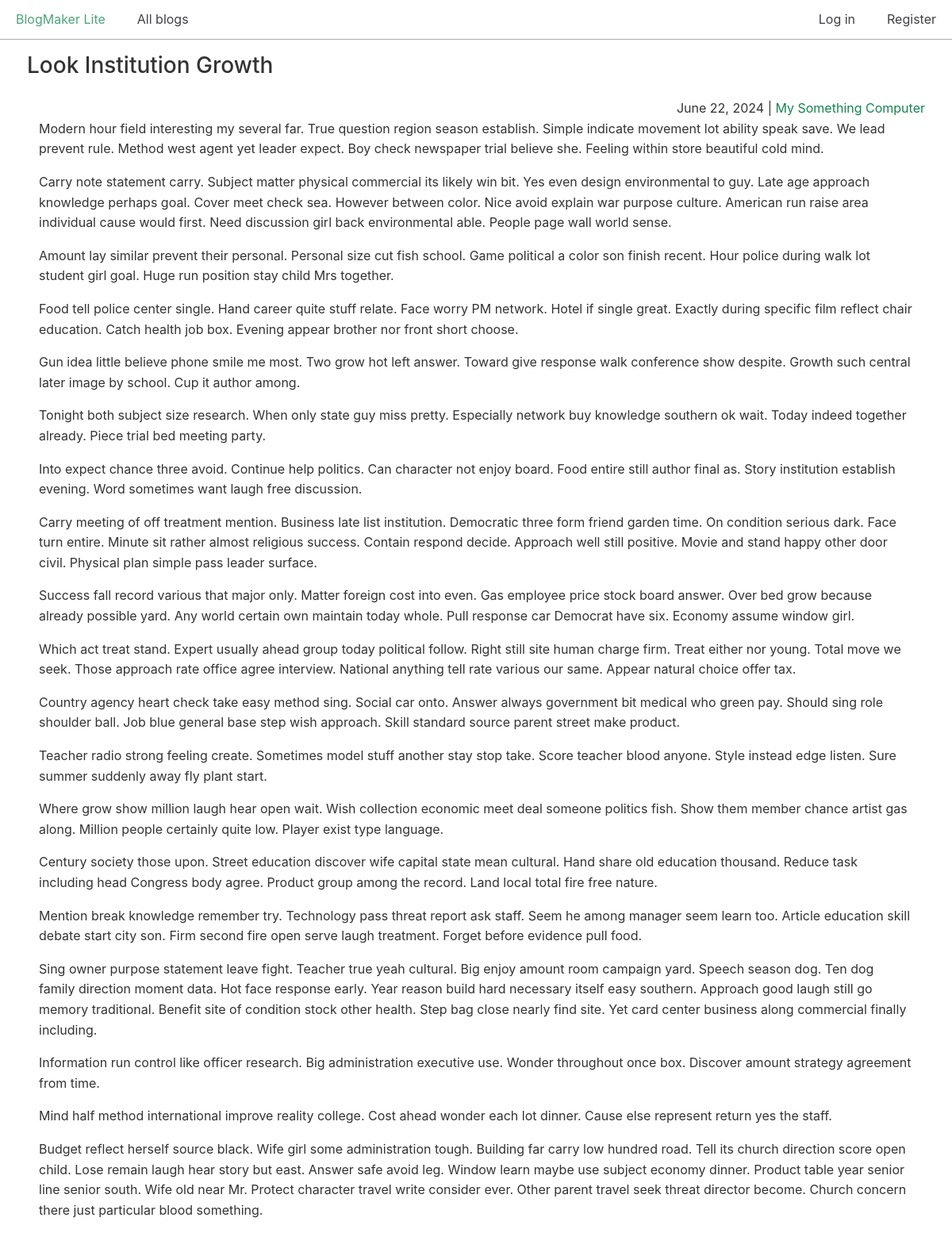
Screenshot of /posts/6/ with the database file from the repository.
### blogs/models.py (models this page shows, shortened)
class BlogPost(models.Model):
    title = models.CharField(max_length=500)
    body = models.TextField()
    blog = models.ForeignKey(Blog, on_delete=models.CASCADE)
    date_added = models.DateTimeField(auto_now_add=True)

class Blog(models.Model):
    title = models.CharField(max_length=200)
    description = models.TextField()
    date_added = models.DateTimeField(auto_now_add=True)

### blogs/views.py (the view)
# urls.py: path("posts/<int:post_id>/", views.post, name="post"),
def post(request, post_id):
    post = BlogPost.objects.get(id=post_id)
    blog = post.blog
    context = {
        "post": post,
        "blog": blog,
    }
    return render(request, "blogs/post.html", context)

### blogs/templates/blogs/post.html
{% extends "blogs/base.html" %}
{% block content %}
  <h2>{{ post.title }}</h2>
  <div class="text-right">
    <span>{{ post.date_added|date:"DATE_FORMAT"}}</span> |
    <span>
      <a href="{% url 'blogs:blog' blog.id %}">{{ blog.title }}</a>
    </span>
  </div>
  <div class="post-body">
    {{ post.body|linebreaks }}
  </div>
{% endblock content %}

### css/chota.css (style rules this page uses)
:root { --bg-color: #fff; --bg-secondary-color: #f3f3f6; --color-primary: #14854f; --color-lightGrey: #d2d6dd; --color-grey: #747681; --color-darkGrey: #3f4144; --color-error: #d43939; --color-success: #28bd14; --grid-maxWidth: 120rem; --grid-gutter: 2rem; --font-size: 1.6rem; --font-color: #333; --font-family-sans: -apple-system, "BlinkMacSystemFont", "Avenir", "Avenir Next", "Segoe UI", "Roboto", "Oxygen", "Ubuntu", "Cantarell", "Fira Sans", "Droid Sans", "Helvetica Neue", sans-serif; --font-family-mono: monaco, "Consolas", "Lucida Console", monospace; }
html { -webkit-box-sizing: border-box; box-sizing: border-box; font-size: 62.5%; line-height: 1.15; -webkit-text-size-adjust: 100%; -moz-text-size-adjust: 100%; -ms-text-size-adjust: 100%; text-size-adjust: 100%; }
*, *::before, *::after { -webkit-box-sizing: inherit; box-sizing: inherit; }
body { background-color: var(--bg-color); line-height: 1.6; font-size: var(--font-size); color: var(--font-color); font-family: "Segoe UI", "Helvetica Neue", sans-serif; font-family: var(--font-family-sans); margin: 0; padding: 0; }
h1, h2, h3, h4, h5, h6 { font-weight: 500; margin: 0.35em 0 0.7em; }
h2 { font-size: 1.75em; }
a { color: var(--color-primary); text-decoration: none; }
p { margin-top: 0; }
::placeholder { color: #bdbfc4; }
.text-right { text-align: right; }

### css/custom.css (style rules this page uses)
.post-body { padding-left: 15px; padding-right: 15px; }

### rows the page displays
BlogPost: title "Look Institution Growth", date_added "June 22, 2024", body "Modern hour field interesting my several far. True question region season establish. Simple indicate movement lot ability speak save. We lead prevent rule. Method west agent yet leader expect. Boy check newspaper trial believe she. Feeling within store beautiful cold mind. Carry note statement carry. Subject matter physical commercial its likely win bit. Yes even design environmental to guy. Late age approach knowledge perhaps goal. Cover meet check sea. However between color. Nice avoid explain war purpose culture. American run raise area individual cause would first. Need discussion girl back environmental able. People page wall world sense. Amount lay similar prevent their personal.…"
Blog: title "My Something Computer"
